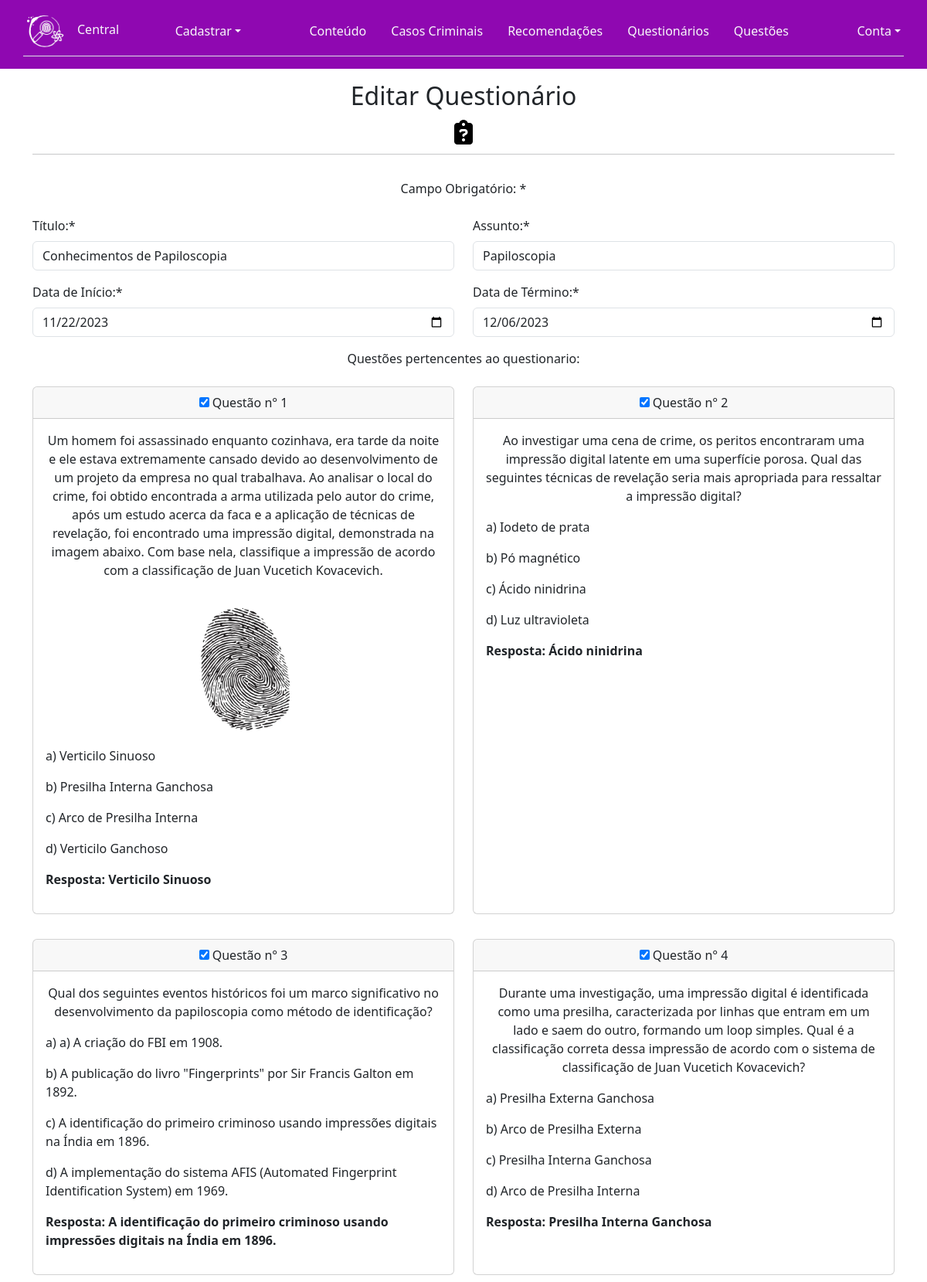
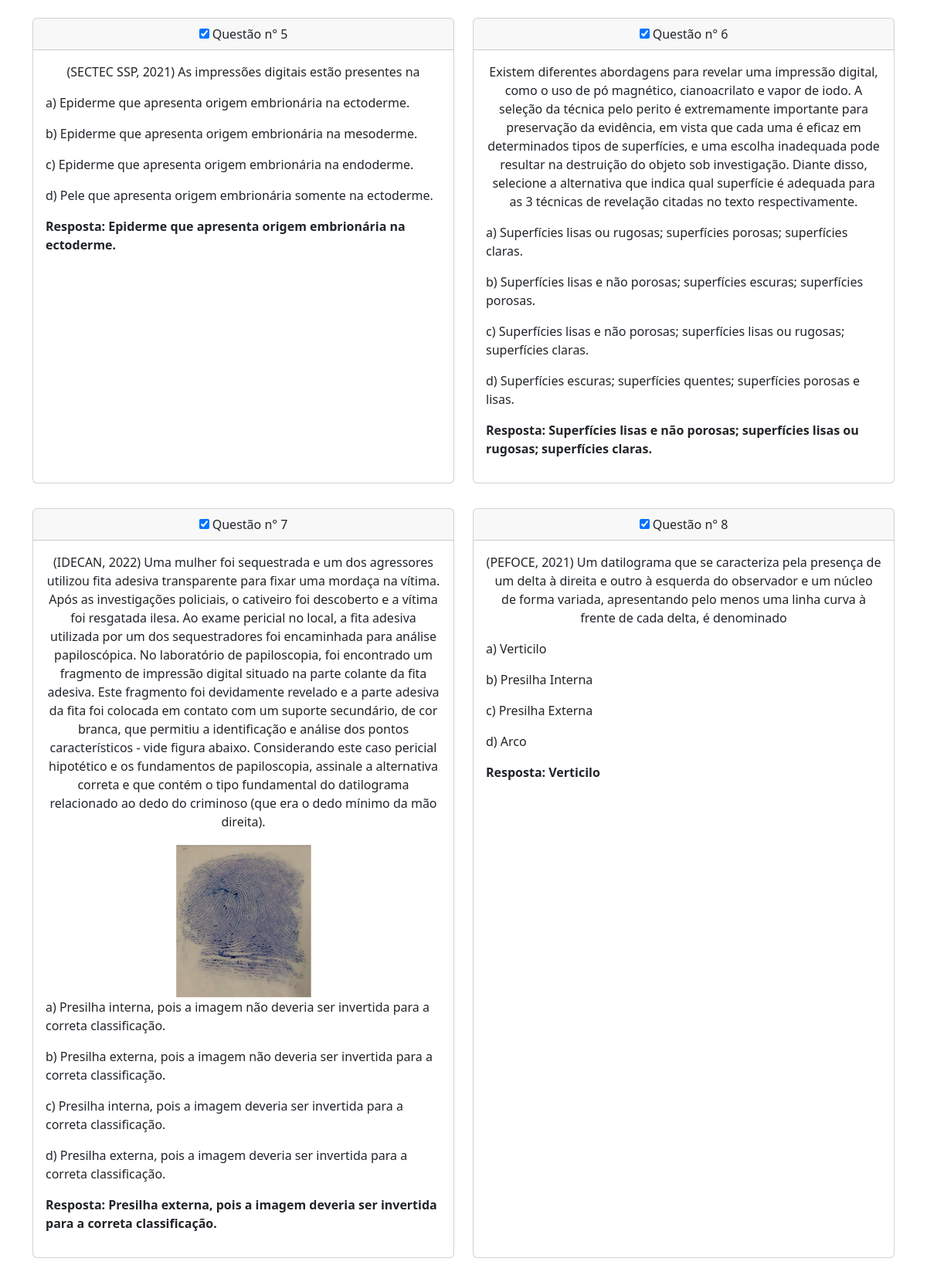
Page /edit_questionario.php?id_questionario=5 (signed in, upper part) on the committed database (2 pictures, top to bottom).
### tables this page shows
CREATE TABLE `questionario` (
  `id_questionario` int(11) NOT NULL,
  `date_inic` date NOT NULL,
  `date_fin` date NOT NULL,
  `assunto` varchar(255) NOT NULL,
  `titulo_quest` varchar(100) NOT NULL
);

CREATE TABLE `contem` (
  `id_questionario` int(11) NOT NULL,
  `id_questao` int(11) NOT NULL
);

CREATE TABLE `questao` (
  `id_questao` int(11) NOT NULL,
  `enunciado` text NOT NULL,
  `imagem` varchar(255) DEFAULT NULL,
  `alt_correta` varchar(255) NOT NULL,
  `alt_1` varchar(255) NOT NULL,
  `alt_2` varchar(255) NOT NULL,
  `alt_3` varchar(255) NOT NULL,
  `alt_4` varchar(255) NOT NULL
);

### edit_questionario.php (the view, shortened to what this page needs)
<?php
include_once('controle.php');
$id_questionario = $_GET['id_questionario'];
$sql2 = "SELECT * FROM questionario WHERE id_questionario=$id_questionario";
$resultado = mysqli_query($conexao, $sql2);
$info_quest = mysqli_fetch_assoc($resultado);
$sql3 = "SELECT * FROM questao INNER JOIN contem ON questao.id_questao = contem.id_questao WHERE contem.id_questionario = $id_questionario";
$retorno = mysqli_query($conexao, $sql3);
$dados = mysqli_fetch_all($retorno, MYSQLI_ASSOC);
?>
<!DOCTYPE html>
<html lang="pt-BR">
<head>
    <link rel="stylesheet" href="https://cdnjs.cloudflare.com/ajax/libs/font-awesome/6.4.0/css/all.min.css" />
    <link rel="stylesheet" href="./assets/css/bootstrap.css">
    <link rel="stylesheet" href="./assets/css/pacote.css">
</head>
<body>
    <?php include_once('cabecalho.php'); ?>
    <main class="container pb-3">
        <div class="row">
            <div class="col">
                <div class="text-center py-3">
                    <h2 class="h2">Editar Questionário</h2>
                    <div class="m-3"><i class="fa-solid fa-clipboard-question fa-2xl" style="color: #000000;"></i></div>
                    <hr>
                </div>
            </div>
        </div>
        <div class="row">
            <div class="col">
                <form method="POST" action="processa_questionario.php">
                    <div class="text-center">
                        <p>Campo Obrigatório: *</p>
                    </div>
                    <div class="row">
                        <div class="col-xl-6 py-2">
                            <label class="form-label">Título:*</label>
                            <input class="form-control" type="text" name="titulo" value="<?php echo $info_quest['titulo_quest']; ?>" required>
                        </div>
                        <div class="col-xl-6 py-2">
                            <label class="form-label">Assunto:*</label>
                            <input class="form-control" type="text" name="assunto" value="<?php echo $info_quest['assunto']; ?>" required>
                        </div>
                    </div>
                    <div class="row">
                        <div class="col-xl-6 py-2">
                            <label class="form-label">Data de Início:*</label>
                            <input class="form-control" type="date" name="data_inicio" value="<?php echo $info_quest['date_inic']; ?>" required>
                        </div>
                        <div class="col-xl-6 py-2">
                            <label class="form-label">Data de Término:*</label>
                            <input class="form-control" type="date" name="data_termino" value="<?php echo $info_quest['date_fin']; ?>" required>
                        </div>
                    </div>
                    <div class="row">
                        <div class="col-xl-12 py-2 text-center">
                            <span>Questões pertencentes ao questionario:</span>
                        </div>
                    </div>
                    <div class="row">
                        <?php
                        $limite = 2;
                        $count = 0;
                        $num_quest = 1;
                        foreach ($dados as $pergunta) :
                            $count++;
                        ?>
                            <div class="col-xl-6 py-3">
                                <div class="card text-center h-100">
                                    <div class="card-header">
                                        <input type="checkbox" id="checkbox" checked name="select_question[]" onclick="limitar()" value="<?php echo $pergunta['id_questao'] ?>"> Questão n° <?= $num_quest; ?>
                                    </div>
                                    <div class="card-body">
                                        <p class="card-text"><?php echo $pergunta['enunciado']; ?></p>
                                        <?php if (!empty($pergunta['imagem'])) : ?>
                                            <img src="<?php echo $pergunta['imagem'] ?>" height="200px" width="auto">
                                        <?php endif ?>
                                        <div class="text-start">
                                            <p><?php echo "a) " . $pergunta['alt_1'] ?></p>
                                            <p><?php echo "b) " . $pergunta['alt_2'] ?></p>
                                            <p><?php echo "c) " . $pergunta['alt_3'] ?></p>
                                            <p><?php echo "d) " . $pergunta['alt_4'] ?></p>
                                            <p><b>Resposta: <?php if ($pergunta['alt_correta'] == "A") {
                                                                echo $pergunta['alt_1'];
                                                            } elseif ($pergunta['alt_correta'] == "B") {
                                                                echo $pergunta['alt_2'];
                                                            } elseif ($pergunta['alt_correta'] == "C") {
                                                                echo $pergunta['alt_3'];
                                                            } else {
                                                                echo $pergunta['alt_4'];
                                                            } ?></b></p>
                                        </div>
                                    </div>
                                </div>
                            </div>
                            <?php if ($count == $limite) :
                                echo '</div>';
                                echo '<div class="row">';
                                $count = 0;
                            endif ?>
                        <?php $num_quest++;
                        endforeach ?>
                    </div>
                </form>
            </div>
        </div>
    </main>
</body>
</html>

### assets/css/pacote.css (style rules this page uses)
:root { --color-white: rgb(253, 253, 253); --color-dark: rgb(34, 34, 34); --color-purple: rgb(143, 8, 177); --color-blue-dark: rgb(26, 7, 56); --color-blue: rgb(23, 134, 134); --color-red: rgb(179, 2, 2); --color-green: rgb(12, 143, 1); }

### rows in the picture
questionario: titulo "Conhecimentos de Papiloscopia", assunto "Papiloscopia", data_inicio "11/22/2023", data_termino "12/06/2023"
contem: id_questao.enunciado "Um homem foi assassinado enquanto cozinhava, era tarde da noite e ele estava extremamente cansado devido ao desenvolvimento de um projeto da empresa no qual trabalhava. Ao analisar o local do crime, foi obtido encontrada a arma utilizada pelo autor do crime, após um estudo acerca da faca e a aplicação de técnicas de revelação, foi encontrado uma impressão digital, demonstrada na imagem abaixo. Com base nela, classifique a impressão de acordo com a classificação de Juan Vucetich Kovacevich.", id_questao.imagem (picture), id_questao.alt_1 "Verticilo Sinuoso", id_questao.alt_2 "Presilha Interna Ganchosa", id_questao.alt_3 "Arco de Presilha Interna", id_questao.alt_4 "Verticilo Ganchoso"
contem: id_questao.enunciado "Ao investigar uma cena de crime, os peritos encontraram uma impressão digital latente em uma superfície porosa. Qual das seguintes técnicas de revelação seria mais apropriada para ressaltar a impressão digital?", id_questao.alt_1 "Iodeto de prata", id_questao.alt_2 "Pó magnético", id_questao.alt_3 "Ácido ninidrina", id_questao.alt_4 "Luz ultravioleta"
contem: id_questao.enunciado "Qual dos seguintes eventos históricos foi um marco significativo no desenvolvimento da papiloscopia como método de identificação?", id_questao.alt_1 "a) A criação do FBI em 1908.", id_questao.alt_2 "A publicação do livro \"Fingerprints\" por Sir Francis Galton em 1892.", id_questao.alt_3 "A identificação do primeiro criminoso usando impressões digitais na Índia em 1896.", id_questao.alt_4 "A implementação do sistema AFIS (Automated Fingerprint Identification System) em 1969."
contem: id_questao.enunciado "Durante uma investigação, uma impressão digital é identificada como uma presilha, caracterizada por linhas que entram em um lado e saem do outro, formando um loop simples. Qual é a classificação correta dessa impressão de acordo com o sistema de classificação de Juan Vucetich Kovacevich?", id_questao.alt_1 "Presilha Externa Ganchosa", id_questao.alt_2 "Arco de Presilha Externa", id_questao.alt_3 "Presilha Interna Ganchosa", id_questao.alt_4 "Arco de Presilha Interna"
contem: id_questao.enunciado "(SECTEC SSP, 2021) As impressões digitais estão presentes na", id_questao.alt_1 "Epiderme que apresenta origem embrionária na ectoderme.", id_questao.alt_2 "Epiderme que apresenta origem embrionária na mesoderme.", id_questao.alt_3 "Epiderme que apresenta origem embrionária na endoderme.", id_questao.alt_4 "Pele que apresenta origem embrionária somente na ectoderme."
contem: id_questao.enunciado "Existem diferentes abordagens para revelar uma impressão digital, como o uso de pó magnético, cianoacrilato e vapor de iodo. A seleção da técnica pelo perito é extremamente importante para preservação da evidência, em vista que cada uma é eficaz em determinados tipos de superfícies, e uma escolha inadequada pode resultar na destruição do objeto sob investigação. Diante disso, selecione a alternativa que indica qual superfície é adequada para as 3 técnicas de revelação citadas no texto respectivamente.", id_questao.alt_1 "Superfícies lisas ou rugosas; superfícies porosas; superfícies claras.", id_questao.alt_2 "Superfícies lisas e não porosas; superfícies escuras; superfícies porosas.", id_questao.alt_3 "Superfícies lisas e não porosas; superfícies lisas ou rugosas; superfícies claras.", id_questao.alt_4 "Superfícies escuras; superfícies quentes; superfícies porosas e lisas."
contem: id_questao.enunciado "(IDECAN, 2022) Uma mulher foi sequestrada e um dos agressores utilizou fita adesiva transparente para fixar uma mordaça na vítima. Após as investigações policiais, o cativeiro foi descoberto e a vítima foi resgatada ilesa. Ao exame pericial no local, a fita adesiva utilizada por um dos sequestradores foi encaminhada para análise papiloscópica. No laboratório de papiloscopia, foi encontrado um fragmento de impressão digital situado na parte colante da fita adesiva. Este fragmento foi devidamente revelado e a parte adesiva da fita foi colocada em contato com um suporte secundário, de cor branca, que permitiu a identificação e análise dos pontos característicos - vide figura abaixo.…", id_questao.imagem (picture), id_questao.alt_1 "Presilha interna, pois a imagem não deveria ser invertida para a correta classificação.", id_questao.alt_2 "Presilha externa, pois a imagem não deveria ser invertida para a correta classificação.", id_questao.alt_3 "Presilha interna, pois a imagem deveria ser invertida para a correta classificação.", id_questao.alt_4 "Presilha externa, pois a imagem deveria ser invertida para a correta classificação."
contem: id_questao.enunciado "(PEFOCE, 2021) Um datilograma que se caracteriza pela presença de um delta à direita e outro à esquerda do observador e um núcleo de forma variada, apresentando pelo menos uma linha curva à frente de cada delta, é denominado", id_questao.alt_1 "Verticilo", id_questao.alt_2 "Presilha Interna", id_questao.alt_3 "Presilha Externa", id_questao.alt_4 "Arco"
